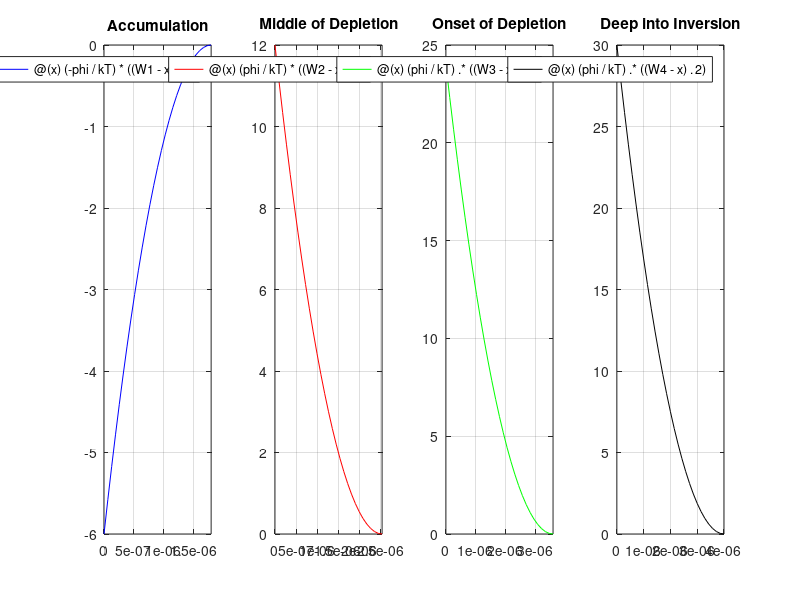

Recreate this plot in MATLAB.
%Problem 1:
clc; 
clear;
 
%Defining Constants
k = 8.617e-5;
T = 300;
kT = k * T;
Ks = 11.68;
Ko = 3.7;
q = 1.0e-19;
NA = 10e19;
e0 = 8.854e-12;
phis1 = 6 * (kT/q);
phis2 = 12 * (kT/q);
phis3 = 24 * (kT/q);
phis4 = 30 * (kT/q);
W1 = sqrt(((2 * Ks * e0)/(NA)) * phis1);
W2 = sqrt(((2 * Ks * e0)/(NA)) * phis2);
W3 = sqrt(((2 * Ks * e0)/(NA)) * phis3);
W4 = sqrt(((2 * Ks * e0)/(NA)) * phis4);
phi = ((q * NA)/(2*Ks*e0));
 
%Plots
close;
hold on
subplot(1,4,1)
fplot(@(x) (-phi/kT)*((W1-x).^2), [0 W1], 'b')
title("Accumulation");grid;
subplot(1,4,2)
fplot(@(x) (phi/kT)*((W2-x).^2), [0 W2], 'r')
title("Middle of Depletion");grid;
subplot(1,4,3)
fplot(@(x) (phi/kT).*((W3-x).^2), [0 W3], 'g')
title("Onset of Depletion");grid;
subplot(1,4,4)
fplot(@(x) (phi/kT).*((W4-x).^2), [0 W4], 'k')
title("Deep into Inversion");grid;
hold off
